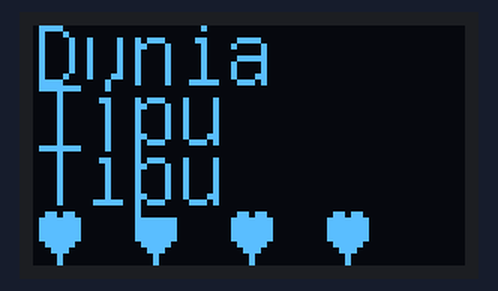
The sketch below on a simulated ESP32-C3. On the bench: 72×40 one-colour display.

Above: at 0.1 s.

The sketch:

esp32c3_oled.ino
```cpp
/*
  DN1010 Experimental Interaction, Ashley Hi 2026
  Week 11 - Physical Computing
  ESP32-C3 OLED Example
  Displays text on the 0.42" built-in OLED screen.
  No additional components.
*/

// ====== Reference Libraries ======
#include <Arduino.h>
#include <U8g2lib.h>
#include <Wire.h>

// ====== Set OLED Pins ======
#define SDA_PIN 5
#define SCL_PIN 6

U8G2_SSD1306_72X40_ER_F_HW_I2C u8g2(U8G2_R0, /* reset=*/ U8X8_PIN_NONE);  // 0.42" OLED

void setup(void) {
  Wire.begin(SDA_PIN, SCL_PIN);
  u8g2.begin();
}

void loop(void) {
  // clear the internal memory
  u8g2.clearBuffer();
  // choose a suitable font
  u8g2.setFont(u8g2_font_6x10_tr);
  u8g2.setFont(u8g2_font_unifont_t_symbols);
  u8g2.drawUTF8(0,40,"♥ ♥ ♥ ♥");

  u8g2.drawStr(0,10,"Dunia");  // *** edit text here
  u8g2.drawStr(0,20,"Tipu");
  u8g2.drawStr(0,30,"Tipu");
  // transfer internal memory to the display
  u8g2.sendBuffer();
  delay(1000);
}
```
